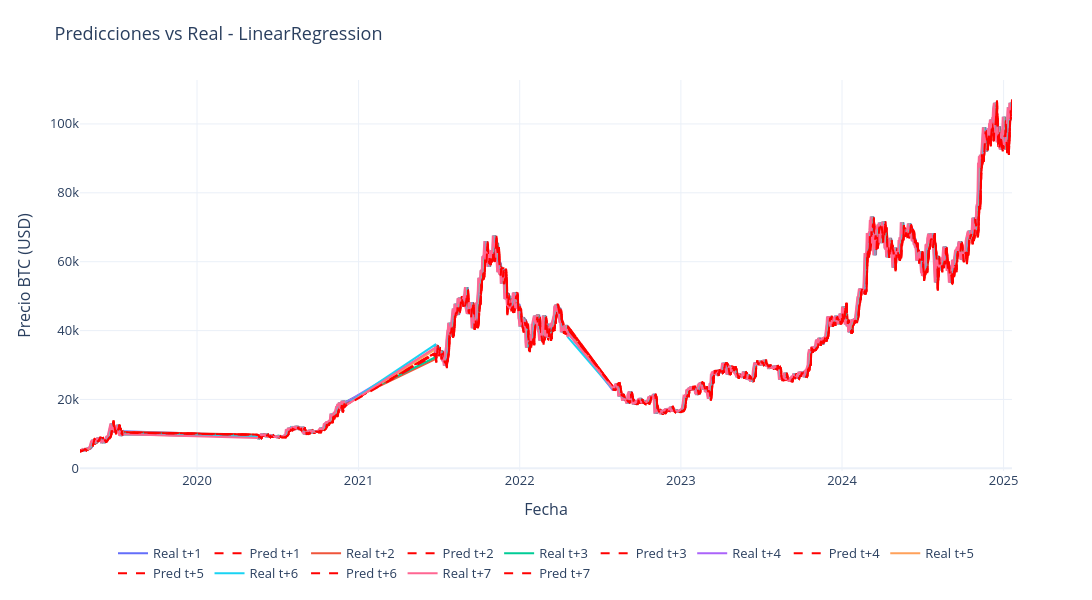
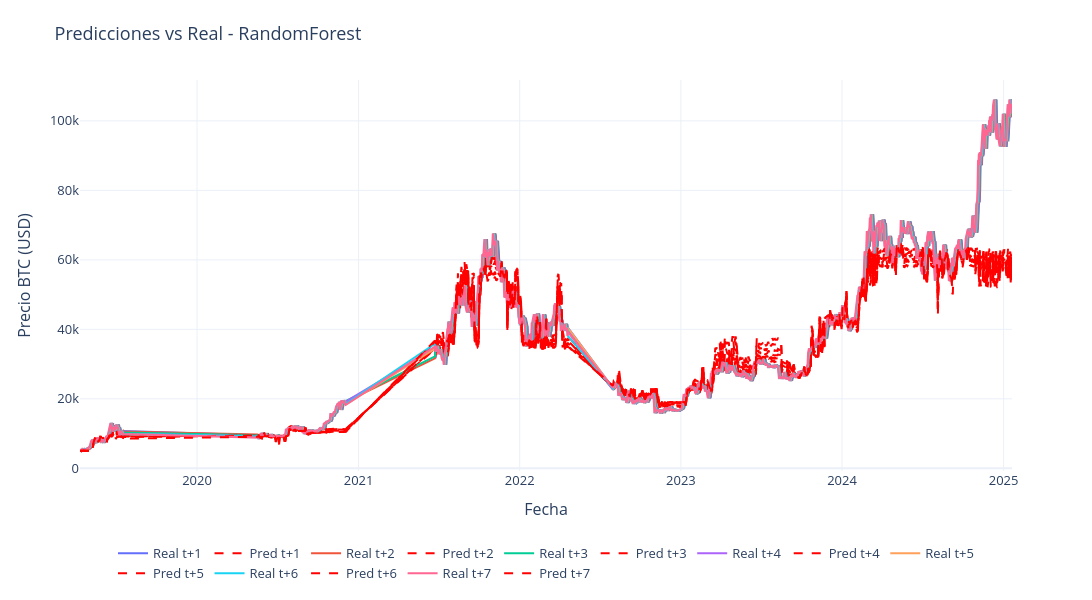
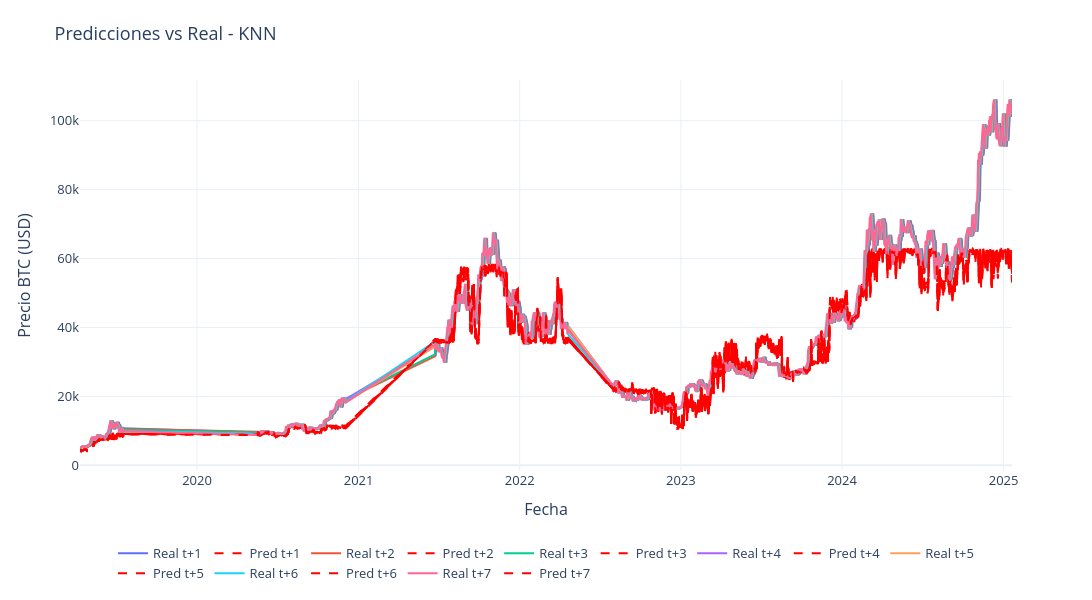

Notebook code cell kept with these figures, in order:
### Code cell
# grafico predicciones vs real (t+1 a t+7)
from plotly.colors import qualitative

for model_name, pred in all_predictions.items():
    if pred.empty:
        print(f"No hay predicciones para {model_name}, se omite el gráfico.")
        continue

    fig = go.Figure()
    days = [f't+{i}' for i in range(1,8)]
    color_palette = qualitative.Plotly  # paleta estándar (10 colores distintos)

    for i, day in enumerate(days, start=1):
        real_col = f'Close_{day}_real' if f'Close_{day}_real' in pred.columns else f'Close_t+{i}_real'
        pred_col = f'Close_{day}_pred' if f'Close_{day}_pred' in pred.columns else f'Close_t+{i}_pred'

        if real_col not in pred.columns or pred_col not in pred.columns:
            print(f"Columnas para {day} no encontradas en {model_name}, se omite.")
            continue

        color = color_palette[(i - 1) % len(color_palette)]

        # linea real
        fig.add_trace(go.Scatter(
            x=pred.index,
            y=pred[real_col],
            mode='lines',
            name=f'Real {day}',
            line=dict(color=color, width=2)
        ))

        # linea predicha
        fig.add_trace(go.Scatter(
            x=pred.index,
            y=pred[pred_col],
            mode='lines',
            name=f'Pred {day}',
            line=dict(color="red", width=2, dash='dash')
        ))

    fig.update_layout(
        title=f'Predicciones vs Real - {model_name}',
        xaxis_title='Fecha',
        yaxis_title='Precio BTC (USD)',
        width=1100,
        height=600,
        template='plotly_white',
        font=dict(size=13),
        legend=dict(
            orientation="h",
            yanchor="bottom",
            y=-0.3,
            xanchor="center",
            x=0.5
        ),
        margin=dict(t=80, b=80)
    )

    fig.show()
print("Fecha mínima:", pred.index.min())
print("Fecha máxima:", pred.index.max())

### Figure 1 — Plotly figure (JSON) as saved in the notebook; plotly's stock layout.template omitted (floating-point values rounded to 4 significant figures; data arrays with more than 128 entries replaced by an {"elided": "..."} marker saying what was removed)
{"data": [{"line": {"color": "#636EFA", "width": 2}, "mode": "lines", "name": "Real t+1", "type": "scatter", "x": {"elided": "1508 str values"}, "y": {"elided": "1508 float values"}}, {"line": {"color": "red", "dash": "dash", "width": 2}, "mode": "lines", "name": "Pred t+1", "type": "scatter", "x": {"elided": "1508 str values"}, "y": {"elided": "1508 float values"}}, {"line": {"color": "#EF553B", "width": 2}, "mode": "lines", "name": "Real t+2", "type": "scatter", "x": {"elided": "1508 str values"}, "y": {"elided": "1508 float values"}}, {"line": {"color": "red", "dash": "dash", "width": 2}, "mode": "lines", "name": "Pred t+2", "type": "scatter", "x": {"elided": "1508 str values"}, "y": {"elided": "1508 float values"}}, {"line": {"color": "#00CC96", "width": 2}, "mode": "lines", "name": "Real t+3", "type": "scatter", "x": {"elided": "1508 str values"}, "y": {"elided": "1508 float values"}}, {"line": {"color": "red", "dash": "dash", "width": 2}, "mode": "lines", "name": "Pred t+3", "type": "scatter", "x": {"elided": "1508 str values"}, "y": {"elided": "1508 float values"}}, {"line": {"color": "#AB63FA", "width": 2}, "mode": "lines", "name": "Real t+4", "type": "scatter", "x": {"elided": "1508 str values"}, "y": {"elided": "1508 float values"}}, {"line": {"color": "red", "dash": "dash", "width": 2}, "mode": "lines", "name": "Pred t+4", "type": "scatter", "x": {"elided": "1508 str values"}, "y": {"elided": "1508 float values"}}, {"line": {"color": "#FFA15A", "width": 2}, "mode": "lines", "name": "Real t+5", "type": "scatter", "x": {"elided": "1508 str values"}, "y": {"elided": "1508 float values"}}, {"line": {"color": "red", "dash": "dash", "width": 2}, "mode": "lines", "name": "Pred t+5", "type": "scatter", "x": {"elided": "1508 str values"}, "y": {"elided": "1508 float values"}}, {"line": {"color": "#19D3F3", "width": 2}, "mode": "lines", "name": "Real t+6", "type": "scatter", "x": {"elided": "1508 str values"}, "y": {"elided": "1508 float values"}}, {"line": {"color": "red", "dash": "dash", "width": 2}, "mode": "lines", "name": "Pred t+6", "type": "scatter", "x": {"elided": "1508 str values"}, "y": {"elided": "1508 float values"}}, {"line": {"color": "#FF6692", "width": 2}, "mode": "lines", "name": "Real t+7", "type": "scatter", "x": {"elided": "1508 str values"}, "y": {"elided": "1508 float values"}}, {"line": {"color": "red", "dash": "dash", "width": 2}, "mode": "lines", "name": "Pred t+7", "type": "scatter", "x": {"elided": "1508 str values"}, "y": {"elided": "1508 float values"}}], "layout": {"font": {"size": 13}, "height": 600, "legend": {"orientation": "h", "x": 0.5, "xanchor": "center", "y": -0.3, "yanchor": "bottom"}, "margin": {"b": 80, "t": 80}, "title": {"text": "Predicciones vs Real - LinearRegression"}, "width": 1100, "xaxis": {"title": {"text": "Fecha"}}, "yaxis": {"title": {"text": "Precio BTC (USD)"}}}}

### Figure 2 — Plotly figure (JSON) as saved in the notebook; plotly's stock layout.template omitted (floating-point values rounded to 4 significant figures; data arrays with more than 128 entries replaced by an {"elided": "..."} marker saying what was removed)
{"data": [{"line": {"color": "#636EFA", "width": 2}, "mode": "lines", "name": "Real t+1", "type": "scatter", "x": {"elided": "1508 str values"}, "y": {"elided": "1508 float values"}}, {"line": {"color": "red", "dash": "dash", "width": 2}, "mode": "lines", "name": "Pred t+1", "type": "scatter", "x": {"elided": "1508 str values"}, "y": {"elided": "1508 float values"}}, {"line": {"color": "#EF553B", "width": 2}, "mode": "lines", "name": "Real t+2", "type": "scatter", "x": {"elided": "1508 str values"}, "y": {"elided": "1508 float values"}}, {"line": {"color": "red", "dash": "dash", "width": 2}, "mode": "lines", "name": "Pred t+2", "type": "scatter", "x": {"elided": "1508 str values"}, "y": {"elided": "1508 float values"}}, {"line": {"color": "#00CC96", "width": 2}, "mode": "lines", "name": "Real t+3", "type": "scatter", "x": {"elided": "1508 str values"}, "y": {"elided": "1508 float values"}}, {"line": {"color": "red", "dash": "dash", "width": 2}, "mode": "lines", "name": "Pred t+3", "type": "scatter", "x": {"elided": "1508 str values"}, "y": {"elided": "1508 float values"}}, {"line": {"color": "#AB63FA", "width": 2}, "mode": "lines", "name": "Real t+4", "type": "scatter", "x": {"elided": "1508 str values"}, "y": {"elided": "1508 float values"}}, {"line": {"color": "red", "dash": "dash", "width": 2}, "mode": "lines", "name": "Pred t+4", "type": "scatter", "x": {"elided": "1508 str values"}, "y": {"elided": "1508 float values"}}, {"line": {"color": "#FFA15A", "width": 2}, "mode": "lines", "name": "Real t+5", "type": "scatter", "x": {"elided": "1508 str values"}, "y": {"elided": "1508 float values"}}, {"line": {"color": "red", "dash": "dash", "width": 2}, "mode": "lines", "name": "Pred t+5", "type": "scatter", "x": {"elided": "1508 str values"}, "y": {"elided": "1508 float values"}}, {"line": {"color": "#19D3F3", "width": 2}, "mode": "lines", "name": "Real t+6", "type": "scatter", "x": {"elided": "1508 str values"}, "y": {"elided": "1508 float values"}}, {"line": {"color": "red", "dash": "dash", "width": 2}, "mode": "lines", "name": "Pred t+6", "type": "scatter", "x": {"elided": "1508 str values"}, "y": {"elided": "1508 float values"}}, {"line": {"color": "#FF6692", "width": 2}, "mode": "lines", "name": "Real t+7", "type": "scatter", "x": {"elided": "1508 str values"}, "y": {"elided": "1508 float values"}}, {"line": {"color": "red", "dash": "dash", "width": 2}, "mode": "lines", "name": "Pred t+7", "type": "scatter", "x": {"elided": "1508 str values"}, "y": {"elided": "1508 float values"}}], "layout": {"font": {"size": 13}, "height": 600, "legend": {"orientation": "h", "x": 0.5, "xanchor": "center", "y": -0.3, "yanchor": "bottom"}, "margin": {"b": 80, "t": 80}, "title": {"text": "Predicciones vs Real - RandomForest"}, "width": 1100, "xaxis": {"title": {"text": "Fecha"}}, "yaxis": {"title": {"text": "Precio BTC (USD)"}}}}

### Figure 3 — Plotly figure (JSON) as saved in the notebook; plotly's stock layout.template omitted (floating-point values rounded to 4 significant figures; data arrays with more than 128 entries replaced by an {"elided": "..."} marker saying what was removed)
{"data": [{"line": {"color": "#636EFA", "width": 2}, "mode": "lines", "name": "Real t+1", "type": "scatter", "x": {"elided": "1508 str values"}, "y": {"elided": "1508 float values"}}, {"line": {"color": "red", "dash": "dash", "width": 2}, "mode": "lines", "name": "Pred t+1", "type": "scatter", "x": {"elided": "1508 str values"}, "y": {"elided": "1508 float values"}}, {"line": {"color": "#EF553B", "width": 2}, "mode": "lines", "name": "Real t+2", "type": "scatter", "x": {"elided": "1508 str values"}, "y": {"elided": "1508 float values"}}, {"line": {"color": "red", "dash": "dash", "width": 2}, "mode": "lines", "name": "Pred t+2", "type": "scatter", "x": {"elided": "1508 str values"}, "y": {"elided": "1508 float values"}}, {"line": {"color": "#00CC96", "width": 2}, "mode": "lines", "name": "Real t+3", "type": "scatter", "x": {"elided": "1508 str values"}, "y": {"elided": "1508 float values"}}, {"line": {"color": "red", "dash": "dash", "width": 2}, "mode": "lines", "name": "Pred t+3", "type": "scatter", "x": {"elided": "1508 str values"}, "y": {"elided": "1508 float values"}}, {"line": {"color": "#AB63FA", "width": 2}, "mode": "lines", "name": "Real t+4", "type": "scatter", "x": {"elided": "1508 str values"}, "y": {"elided": "1508 float values"}}, {"line": {"color": "red", "dash": "dash", "width": 2}, "mode": "lines", "name": "Pred t+4", "type": "scatter", "x": {"elided": "1508 str values"}, "y": {"elided": "1508 float values"}}, {"line": {"color": "#FFA15A", "width": 2}, "mode": "lines", "name": "Real t+5", "type": "scatter", "x": {"elided": "1508 str values"}, "y": {"elided": "1508 float values"}}, {"line": {"color": "red", "dash": "dash", "width": 2}, "mode": "lines", "name": "Pred t+5", "type": "scatter", "x": {"elided": "1508 str values"}, "y": {"elided": "1508 float values"}}, {"line": {"color": "#19D3F3", "width": 2}, "mode": "lines", "name": "Real t+6", "type": "scatter", "x": {"elided": "1508 str values"}, "y": {"elided": "1508 float values"}}, {"line": {"color": "red", "dash": "dash", "width": 2}, "mode": "lines", "name": "Pred t+6", "type": "scatter", "x": {"elided": "1508 str values"}, "y": {"elided": "1508 float values"}}, {"line": {"color": "#FF6692", "width": 2}, "mode": "lines", "name": "Real t+7", "type": "scatter", "x": {"elided": "1508 str values"}, "y": {"elided": "1508 float values"}}, {"line": {"color": "red", "dash": "dash", "width": 2}, "mode": "lines", "name": "Pred t+7", "type": "scatter", "x": {"elided": "1508 str values"}, "y": {"elided": "1508 float values"}}], "layout": {"font": {"size": 13}, "height": 600, "legend": {"orientation": "h", "x": 0.5, "xanchor": "center", "y": -0.3, "yanchor": "bottom"}, "margin": {"b": 80, "t": 80}, "title": {"text": "Predicciones vs Real - KNN"}, "width": 1100, "xaxis": {"title": {"text": "Fecha"}}, "yaxis": {"title": {"text": "Precio BTC (USD)"}}}}
